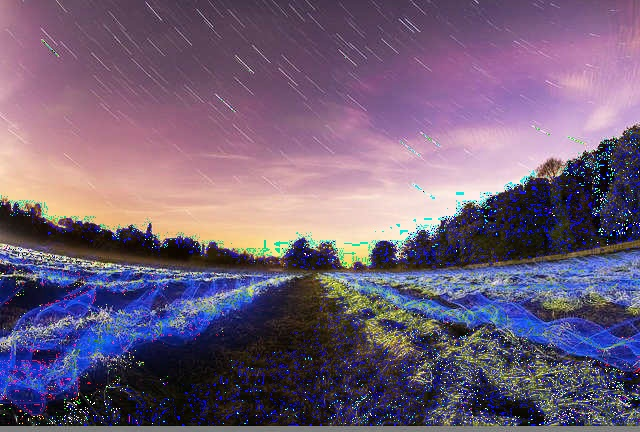
#> input picture week_2/sample.jpg, 640 x 432 px, given in place of sample.bmp, which was not available
$ python JPEG.py
#> lines starting #> are read from the running program, lines starting #| are printed output that depends on the picture; pictures that were not available may be replaced by others from this repository, and a replacement may not be noted
import cv2
import numpy as np


class Jpeg:
    def __init__(self):
        # Initialize the A matrix of the DCT transformation
        self.__dctA = np.zeros(shape=(8, 8))
        for i in range(8):
            c = 0
            if i == 0:
                c = np.sqrt(1 / 8)
            else:
                c = np.sqrt(2 / 8)
            for j in range(8):
                self.__dctA[i, j] = c * np.cos(np.pi * i * (2 * j + 1) / (2 * 8))
        # Luminance quantization matrix
        self.__lq = np.array([[16, 11, 10, 16, 24, 40, 51, 61],
                              [12, 12, 14, 19, 26, 58, 60, 55],
                              [14, 13, 16, 24, 40, 57, 69, 56],
                              [14, 17, 22, 29, 51, 87, 80, 62],
                              [18, 22, 37, 56, 68, 109, 103, 77],
                              [24, 35, 55, 64, 81, 104, 113, 92],
                              [49, 64, 78, 87, 103, 121, 120, 101],
                              [72, 92, 95, 98, 112, 100, 103, 99]])
        # Color quantization matrix
        self.__cq = np.array([[17, 18, 24, 47, 99, 99, 99, 99],
                              [18, 21, 26, 66, 99, 99, 99, 99],
                              [24, 26, 56, 99, 99, 99, 99, 99],
                              [47, 66, 99, 99, 99, 99, 99, 99],
                              [99, 99, 99, 99, 99, 99, 99, 99],
                              [99, 99, 99, 99, 99, 99, 99, 99],
                              [99, 99, 99, 99, 99, 99, 99, 99],
                              [99, 99, 99, 99, 99, 99, 99, 99]])
        # Mark the matrix type, lt is the brightness matrix, ct is the chroma matrix
        self.__lt = 0
        self.__ct = 1


    def __rgb2yuv(self, r, g, b):
        # Get YUV matrix from image
        y = 0.299 * r + 0.587 * g + 0.114 * b
        u = -0.1687 * r - 0.3313 * g + 0.5 * b + 128
        v = 0.5 * r - 0.419 * g - 0.081 * b + 128
        return y, u, v

    def __dct(self, block):
        # DCT transformation
        res = np.dot(self.__dctA, block)
        res = np.dot(res, np.transpose(self.__dctA))
        return res

    def __quantize(self, block, tag):
        res = block
        if tag == self.__lt:
            res = np.round(res / self.__lq)
        elif tag == self.__ct:
            res = np.round(res / self.__cq)
        return res

    def __pad(self, matrix):

        fh, fw = 0, 0
        if self.height % 8 != 0:
            fh = 8 - self.height % 8
        if self.width % 8 != 0:
            fw = 8 - self.width % 8
        res = np.pad(matrix, ((0, fh), (0, fw)), 'constant',
                     constant_values=(0, 0))
        return res

    def __encode(self, matrix, tag):
        # Pad the matrix first
        matrix = self.__pad(matrix)
        # Cut the image matrix into 8*8 pieces
        height, width = matrix.shape
        res = matrix
        for i in range(0, height, 8):
            for j in range(0, width, 8):
                dct = self.__dct(matrix[i: i + 8, j: j + 8])
                res[i: i + 8, j: j + 8] = self.__quantize(dct, tag)
        return res

    def compress(self, filename):
        # Read the picture according to the path image_path and store it as an RGB matrix
#> called with filename = 'sample.bmp'
        image = cv2.imread(filename)
#> image is the input picture: shape (432, 640, 3); mean B, G, R 119.8, 94.3, 112.4
        # Get image width and height
        self.height, self.width, channels = image.shape
#> self.height = 432; self.width = 640; channels = 3
        r = image[:, :, 0]
        g = image[:, :, 1]
        b = image[:, :, 2]
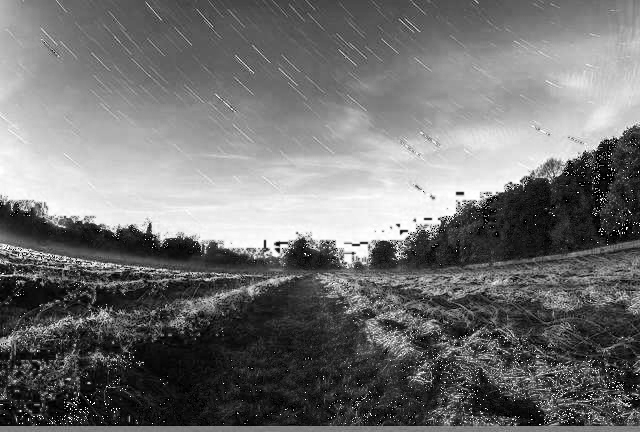
#> b: shape (432, 640); min 0, max 255, mean 112.4
        # Convert image RGB to YUV
        y, u, v = self.__rgb2yuv(r, g, b)
#> in __rgb2yuv, `u = -0.1687 * r - 0.3313 * g + 0.5 * b + 128`:
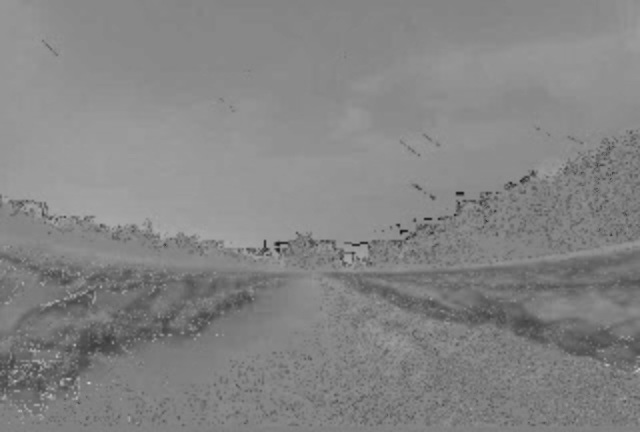
#> u: shape (432, 640) float64; min 17.71, max 197.8, mean 132.7
#> in __rgb2yuv, `v = 0.5 * r - 0.419 * g - 0.081 * b + 128`:
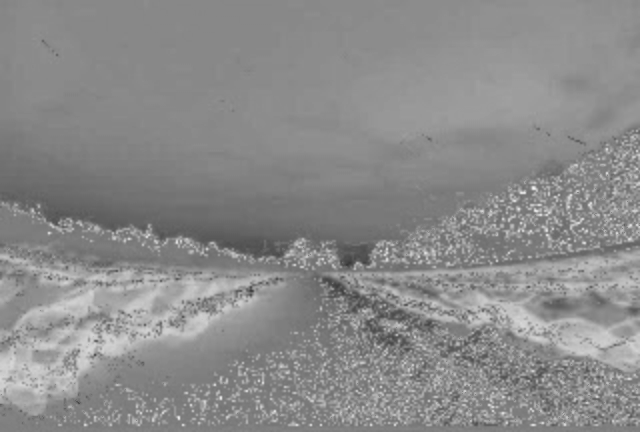
#> v: shape (432, 640) float64; min 54.61, max 244.9, mean 139.3
        # Downsample:
        #u = 2 * np.round(u / 2)
        #v = 2 * np.round(v / 2)
        # Encode the image matrix
        y_blocks = self.__encode(y - 128, self.__lt)
        u_blocks = self.__encode(u - 128, self.__ct)
#> call 2 of __encode, with tag = 1
#> after the loop in __encode (call 2), `for i in range(0, height, 8):`:
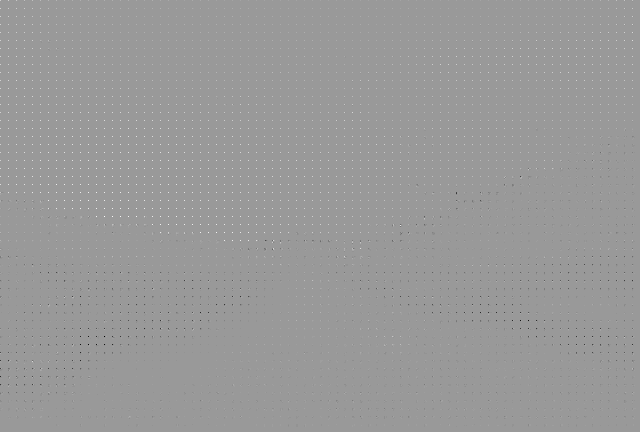
#> res: shape (432, 640) float64; min -27, max 18, mean 0.0348; drawn with min black and max white
        v_blocks = self.__encode(v - 128, self.__ct)
#> call 3 of __encode, with tag = 1
#> after the loop in __encode (call 3), `for i in range(0, height, 8):`:
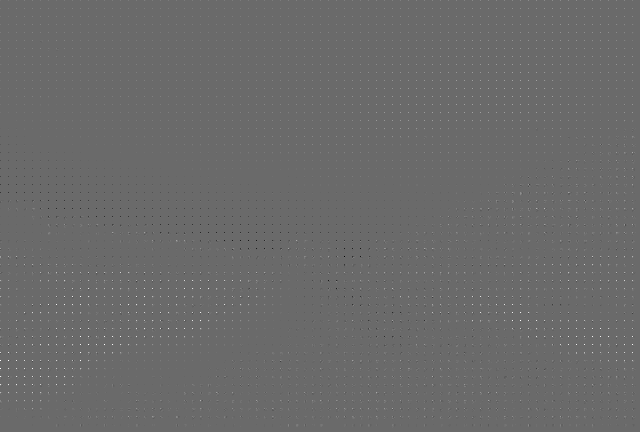
#> res: shape (432, 640) float64; min -26, max 36, mean 0.1; drawn with min black and max white
        return np.dstack((y_blocks, u_blocks, v_blocks))

    def __idct(self, block):
        # IDCT transformation
        res = np.dot(np.transpose(self.__dctA), block)
        res = np.dot(res, self.__dctA)
        return res

    def __iquantize(self, block, tag):
        res = block
        if tag == self.__lt:
            res *= self.__lq
        elif tag == self.__ct:
            res *= self.__cq
        return res

    def __decode(self, matrix, tag):
#> called with tag = 0
        height, width = matrix.shape
#> height = 432; width = 640
        res = matrix
        for i in range(0, height, 8):
            for j in range(0, width, 8):
                res[i: i + 8, j: j + 8] = self.__idct(self.__iquantize(matrix[i: i + 8, j: j + 8], tag))
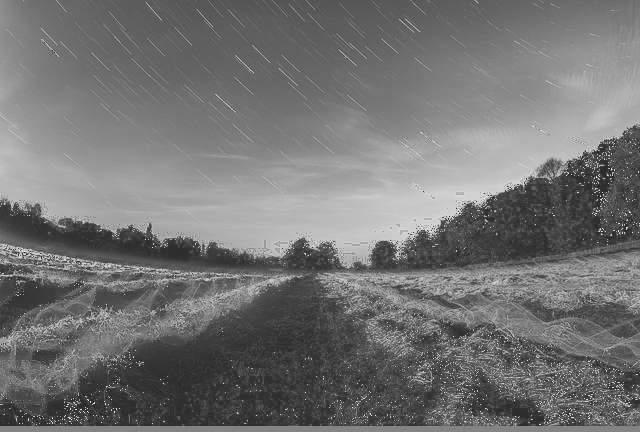
#> res: shape (432, 640) float64; min -186, max 172.7, mean -23.7; drawn with min black and max white
        return res

    def decompress(self, matrix):
        y_blocks = matrix[:, :, 0]
        u_blocks = matrix[:, :, 1]
        v_blocks = matrix[:, :, 2]
        y = self.__decode(y_blocks, self.__lt) + 128
        u = self.__decode(u_blocks, self.__ct) + 128
        v = self.__decode(v_blocks, self.__ct) + 128
        r = (y + 1.402 * (v - 128))
        g = (y - 0.34414 * (u - 128) - 0.71414 * (v - 128))
        b = (y + 1.772 * (u - 128))
        return np.dstack((r, g, b)).astype('uint8')


if __name__ == '__main__':
    kjpeg = Jpeg()
    comp = kjpeg.compress("sample.bmp")
    img = kjpeg.decompress(comp)
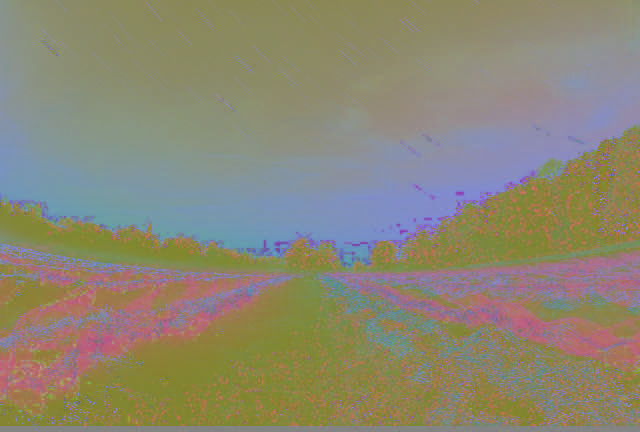
#> comp: shape (432, 640, 3) float64; mean of channels 0, 1, 2 -23.7, 4.7, 11.3; drawn with min black and max white
    cv2.imwrite("sample.jpg", img)
    cv2.imshow("compressed", img)
    cv2.waitKey(0)
    cv2.destroyAllWindows()
